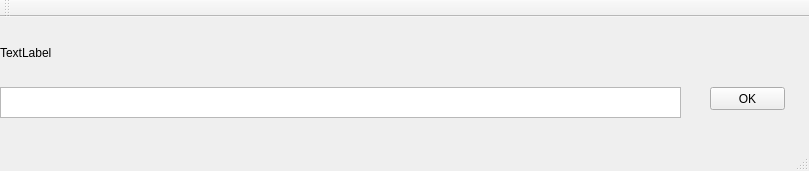
<?xml version="1.0" encoding="UTF-8"?>
<ui version="4.0">
 <class>MainWindow</class>
 <widget class="QMainWindow" name="MainWindow">
  <property name="geometry">
   <rect>
    <x>0</x>
    <y>0</y>
    <width>809</width>
    <height>171</height>
   </rect>
  </property>
  <property name="windowTitle">
   <string>MainWindow</string>
  </property>
  <widget class="QWidget" name="centralWidget">
   <widget class="QLabel" name="label">
    <property name="geometry">
     <rect>
      <x>0</x>
      <y>0</y>
      <width>600</width>
      <height>71</height>
     </rect>
    </property>
    <property name="text">
     <string>TextLabel</string>
    </property>
   </widget>
   <widget class="QPushButton" name="pushButton">
    <property name="geometry">
     <rect>
      <x>710</x>
      <y>70</y>
      <width>75</width>
      <height>23</height>
     </rect>
    </property>
    <property name="text">
     <string>OK</string>
    </property>
   </widget>
   <widget class="QTextEdit" name="textEdit">
    <property name="geometry">
     <rect>
      <x>0</x>
      <y>70</y>
      <width>681</width>
      <height>31</height>
     </rect>
    </property>
   </widget>
  </widget>
  <widget class="QMenuBar" name="menuBar">
   <property name="geometry">
    <rect>
     <x>0</x>
     <y>0</y>
     <width>809</width>
     <height>23</height>
    </rect>
   </property>
  </widget>
  <widget class="QToolBar" name="mainToolBar">
   <attribute name="toolBarArea">
    <enum>TopToolBarArea</enum>
   </attribute>
   <attribute name="toolBarBreak">
    <bool>false</bool>
   </attribute>
  </widget>
  <widget class="QStatusBar" name="statusBar"/>
 </widget>
 <layoutdefault spacing="6" margin="11"/>
 <resources/>
 <connections/>
</ui>
